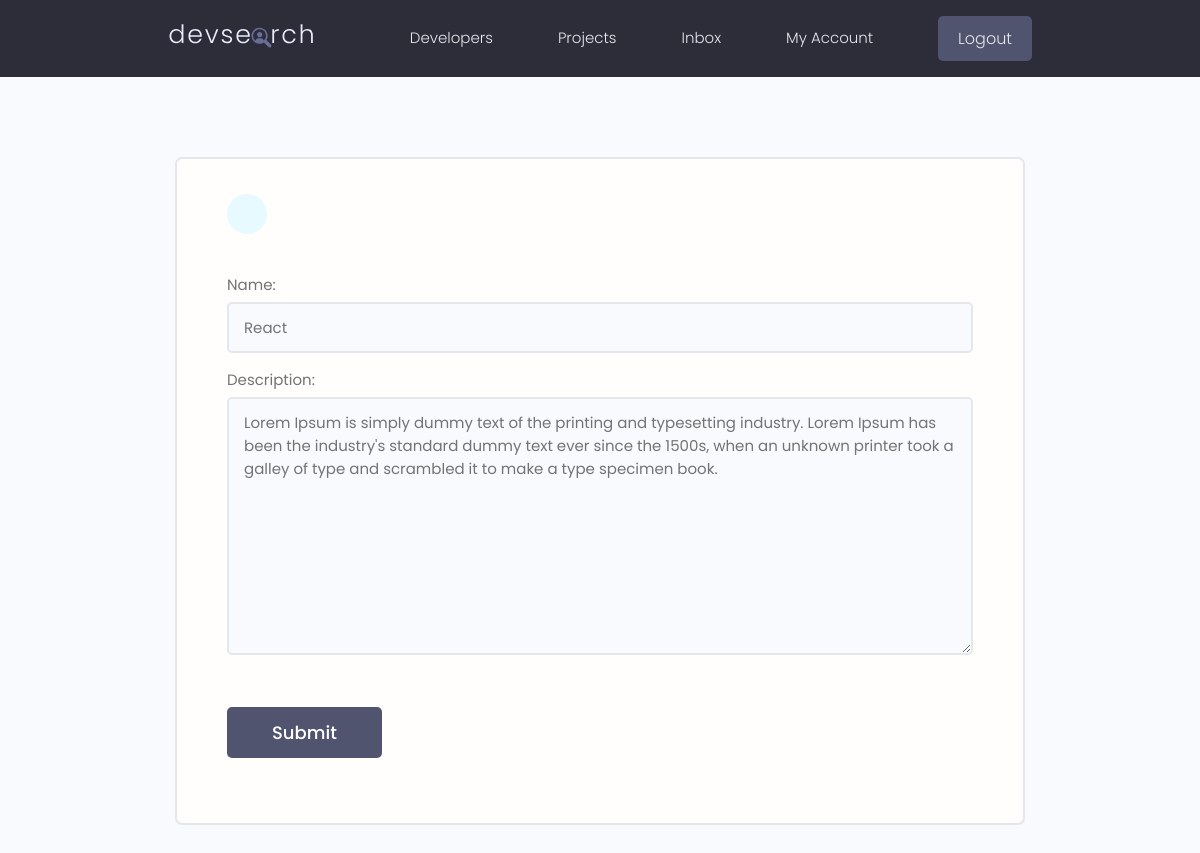
Before: /update-skill/9f388377-128e-4894-b590-0737b0da24dd/ (signed in) with the older database file.
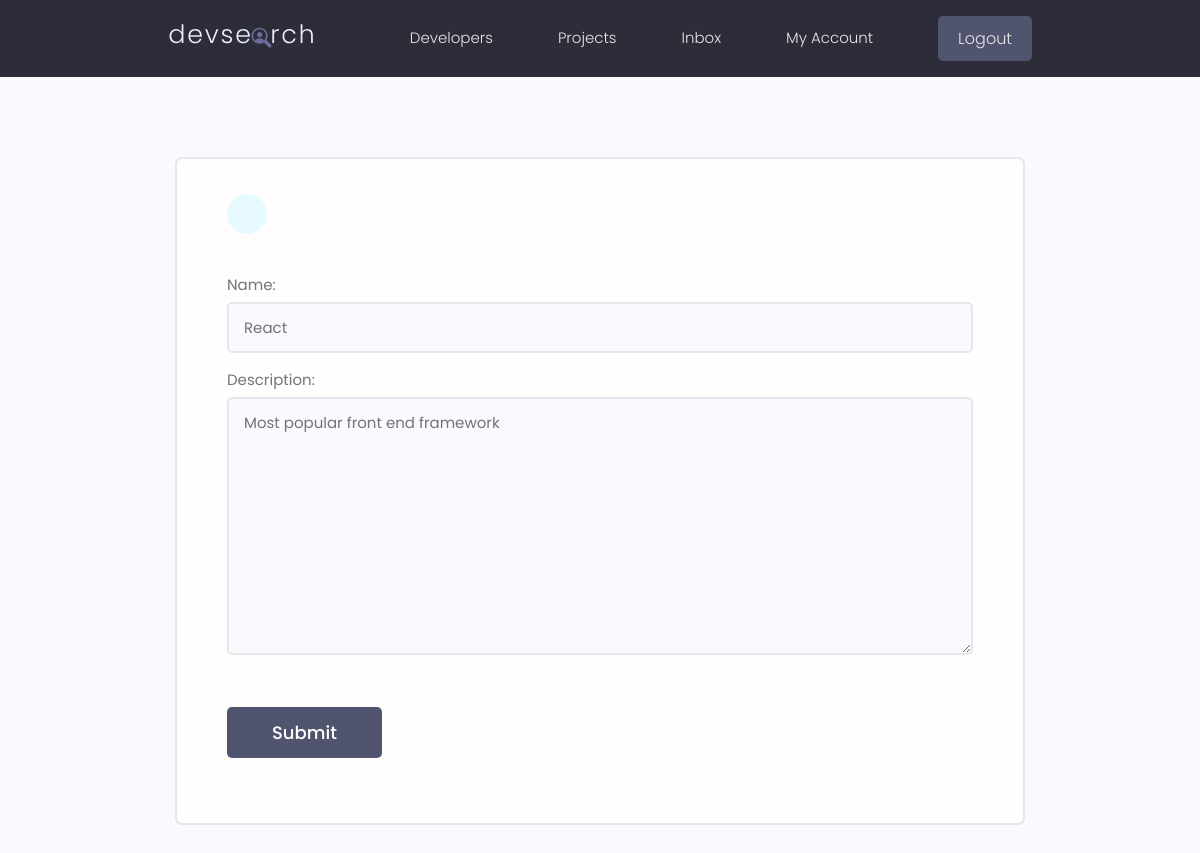
After: the same page with the newer database file.
### users/models.py (models this page shows, shortened)
class Skill(models.Model):
    owner = models.ForeignKey(Profile, on_delete=models.CASCADE, null=True, blank=True)
    name = models.CharField(max_length=200, null=True, blank=True)
    description = models.TextField(null=True, blank=True)
    created = models.DateTimeField(auto_now_add=True)
    id = models.UUIDField(default=uuid.uuid4, unique=True, primary_key=True, editable=False)

### users/views.py (the view)
# urls.py: path('update-skill/<str:pk>/', views.updateSkill, name="update-skill"),
@login_required(login_url='login')
def updateSkill(request, pk):
    profile = request.user.profile
    skill = profile.skill_set.get(id=pk)
    form = SkillForm(instance=skill)
    if request.method == "POST":
        form = SkillForm(request.POST, instance=skill)
        if form.is_valid():
            form.save()
            messages.success(request, "Updated the skill")
            return redirect('account')
    context = {'form': form}
    return render(request, 'users/skill_form.html', context)

### users/forms.py
class SkillForm(ModelForm):
    class Meta:
        model = Skill
        fields = '__all__'
        exclude = ['owner']
    def __init__(self, *args, **kwargs):
        super(SkillForm, self).__init__(*args, **kwargs)
        for name, field in self.fields.items():
            field.widget.attrs.update({'class': 'input'})

### users/templates/users/skill_form.html (shortened to what this page needs)
{% extends 'main.html' %}
{% block content %}
<main class="formPage my-xl">
    <div class="content-box">
        <div class="formWrapper">
            <a class="backButton" href="{% url 'account' %}"></a>
            <br>
            <form class="form" method="POST">
                {% for field in form %}
                <div class="form__field">
                    <label for="formInput#text">{{field.label}}: </label>
                    {{field}}
                </div>
                {% endfor %}
                <input class="btn btn--sub btn--lg  my-md" type="submit" value="Submit" />
            </form>
        </div>
    </div>
</main>
{% endblock content %}

Changed rows visible on the page:
changed Skill "React": description "Lorem Ipsum is simply dummy text of the printing and typesetting industry. Lorem Ipsum has been the industry's standard dummy text ever since the 1500s, when an unknown printer took a galley of type and scrambled it to make a type specimen book." → "Most popular front end framework"
